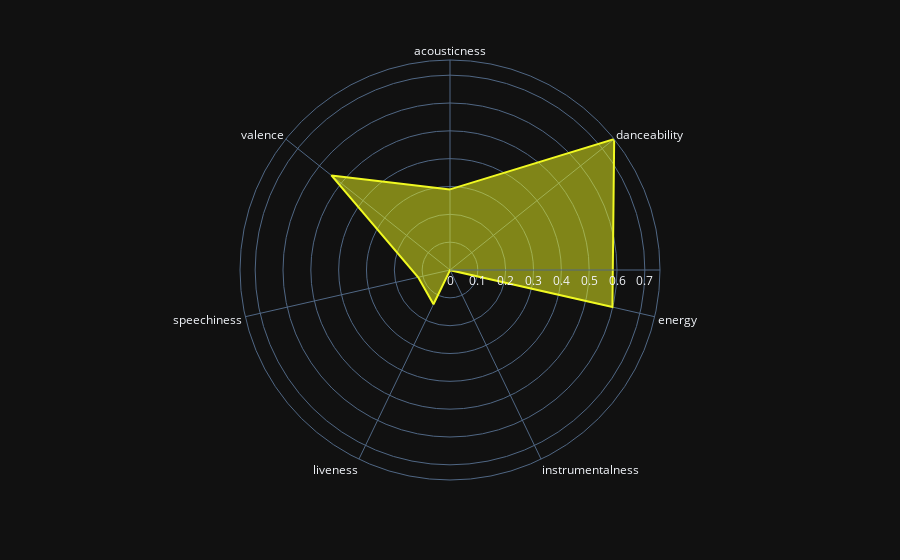

The code cell stored with this chart in its notebook:
### Code cell
# polar plot 

#caractéristiques à avoir sur le plot: on ne garde que celles-ci parce qu'elles ont la même échelle
carac = ['acousticness', 'danceability', 'energy', 'instrumentalness', 'liveness', 'speechiness',  'valence']

# moyenne de ces caractéristiques 

fig = px.line_polar(top_20, theta=carac, r= top_20[carac].mean(), line_close=True,
                    template="plotly_dark", color_discrete_sequence=px.colors.sequential.Plasma_r)
fig.update_traces(fill='toself')
fig.update_layout(autosize = False)
fig.show()

### Figure 1 — Plotly figure (JSON) as saved in the notebook; plotly's stock layout.template omitted (floating-point values rounded to 4 significant figures)
{"data": [{"fill": "toself", "hovertemplate": "r=%{r}<br>theta=%{theta}<extra></extra>", "legendgroup": "", "line": {"color": "#f0f921", "dash": "solid"}, "mode": "lines", "name": "", "r": [0.2896, 0.7545, 0.5986, 0.0006106, 0.1368, 0.1173, 0.5451, 0.2896], "showlegend": false, "subplot": "polar", "theta": ["acousticness", "danceability", "energy", "instrumentalness", "liveness", "speechiness", "valence", "acousticness"], "type": "scatterpolar"}], "layout": {"autosize": false, "legend": {"tracegroupgap": 0}, "margin": {"t": 60}, "polar": {"angularaxis": {"direction": "clockwise", "rotation": 90}, "domain": {"x": [0, 1], "y": [0, 1]}}}}
